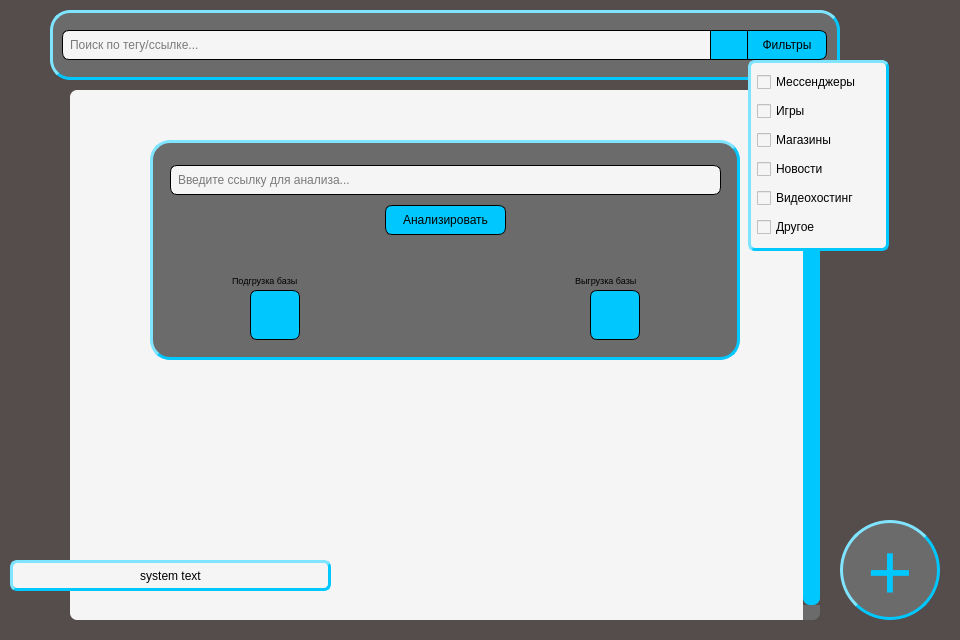
<?xml version="1.0" encoding="UTF-8"?>
<ui version="4.0">
 <class>MainWindow</class>
 <widget class="QMainWindow" name="MainWindow">
  <property name="enabled">
   <bool>true</bool>
  </property>
  <property name="geometry">
   <rect>
    <x>0</x>
    <y>0</y>
    <width>960</width>
    <height>640</height>
   </rect>
  </property>
  <property name="sizePolicy">
   <sizepolicy hsizetype="Expanding" vsizetype="Expanding">
    <horstretch>0</horstretch>
    <verstretch>0</verstretch>
   </sizepolicy>
  </property>
  <property name="windowTitle">
   <string>LinkAnalyzer</string>
  </property>
  <property name="windowIcon">
   <iconset>
    <normaloff>DesktopIcon.png</normaloff>DesktopIcon.png</iconset>
  </property>
  <property name="styleSheet">
   <string notr="true">QMainWindow {
}
QScrollBar:vertical {
background-color: rgb(107, 107, 107);
width: 17px;
margin: 15px 0 15px 0;
border-radius: 0px;
}
QScrollBar::handle:vertical {
background-color: rgb(0, 200, 255);
min-height: 30px;
border-radius: 7px;
}
QScrollBar::handle:vertical:hover {
background-color: rgb(120, 200, 255);
}
QScrollBar::sub-line:vertical {
border: none;
background-color: rgb(107, 107, 107);
height: 15px;
border-top-right-radius: 7px;
subcontrol-position: top;
subcontrol-origin: margin;
}
QScrollBar::sub-line:vertical:hover {
background-color: rgb(120, 200, 255);
}
QScrollBar::add-line:vertical {
border: none;
background-color: rgb(107, 107, 107);
height: 15px;
border-bottom-right-radius: 7px;
subcontrol-position: bottom;
subcontrol-origin: margin;
}
QScrollBar::add-line:vertical:hover {
background-color: rgb(120, 200, 255);
}</string>
  </property>
  <property name="iconSize">
   <size>
    <width>30</width>
    <height>30</height>
   </size>
  </property>
  <widget class="QWidget" name="CentralWidget">
   <property name="mouseTracking">
    <bool>true</bool>
   </property>
   <property name="styleSheet">
    <string notr="true">QWidget {
background-color: rgb(85, 76, 76);
}</string>
   </property>
   <widget class="QPushButton" name="AddLinkButton">
    <property name="geometry">
     <rect>
      <x>840</x>
      <y>520</y>
      <width>100</width>
      <height>100</height>
     </rect>
    </property>
    <property name="font">
     <font>
      <family>MS Gothic</family>
      <pointsize>61</pointsize>
      <weight>50</weight>
      <italic>false</italic>
      <bold>false</bold>
      <underline>false</underline>
     </font>
    </property>
    <property name="cursor">
     <cursorShape>PointingHandCursor</cursorShape>
    </property>
    <property name="styleSheet">
     <string notr="true">QPushButton {
border-radius: 50px;
color: rgb(0, 200, 255);
background-color: rgb(107, 107, 107);
border: 3px solid rgb(0, 200, 255);
border-style: outset;
}
QPushButton:hover {
background-color: rgba(85, 76, 150, 150);
}
</string>
    </property>
    <property name="text">
     <string>+</string>
    </property>
   </widget>
   <widget class="QGroupBox" name="SearchBox">
    <property name="geometry">
     <rect>
      <x>50</x>
      <y>10</y>
      <width>790</width>
      <height>70</height>
     </rect>
    </property>
    <property name="styleSheet">
     <string notr="true">border-radius: 20px;
background-color: rgb(107, 107, 107);
border: 3px solid rgb(0, 200, 255);
border-style: outset;</string>
    </property>
    <property name="title">
     <string/>
    </property>
    <widget class="QLineEdit" name="SearchBar">
     <property name="geometry">
      <rect>
       <x>12</x>
       <y>20</y>
       <width>650</width>
       <height>30</height>
      </rect>
     </property>
     <property name="font">
      <font>
       <family>Yu Gothic UI</family>
       <pointsize>9</pointsize>
       <weight>50</weight>
       <bold>false</bold>
      </font>
     </property>
     <property name="cursor">
      <cursorShape>IBeamCursor</cursorShape>
     </property>
     <property name="toolTipDuration">
      <number>-1</number>
     </property>
     <property name="layoutDirection">
      <enum>Qt::LeftToRight</enum>
     </property>
     <property name="autoFillBackground">
      <bool>false</bool>
     </property>
     <property name="styleSheet">
      <string notr="true">background-color: whitesmoke;
border: 1px solid black;
border-radius: 0px;
border-top-left-radius: 7px 7px;
border-bottom-left-radius: 7px 7px;
color: #000000;
padding-left: 5px;</string>
     </property>
     <property name="text">
      <string/>
     </property>
     <property name="maxLength">
      <number>32767</number>
     </property>
     <property name="frame">
      <bool>true</bool>
     </property>
     <property name="cursorPosition">
      <number>0</number>
     </property>
     <property name="alignment">
      <set>Qt::AlignLeading|Qt::AlignLeft|Qt::AlignVCenter</set>
     </property>
     <property name="dragEnabled">
      <bool>false</bool>
     </property>
     <property name="placeholderText">
      <string>Поиск по тегу/ссылке...</string>
     </property>
    </widget>
    <widget class="QPushButton" name="SearchButton">
     <property name="enabled">
      <bool>true</bool>
     </property>
     <property name="geometry">
      <rect>
       <x>660</x>
       <y>20</y>
       <width>40</width>
       <height>30</height>
      </rect>
     </property>
     <property name="sizePolicy">
      <sizepolicy hsizetype="Fixed" vsizetype="Fixed">
       <horstretch>0</horstretch>
       <verstretch>0</verstretch>
      </sizepolicy>
     </property>
     <property name="font">
      <font>
       <family>Yu Gothic UI</family>
       <pointsize>8</pointsize>
      </font>
     </property>
     <property name="cursor">
      <cursorShape>PointingHandCursor</cursorShape>
     </property>
     <property name="focusPolicy">
      <enum>Qt::TabFocus</enum>
     </property>
     <property name="styleSheet">
      <string notr="true">QPushButton {
background-color: rgb(0, 200, 255);
border: 1px solid black;
border-radius: 0px;
}
QPushButton:hover {
background-color: rgb(120, 200, 255);
}
</string>
     </property>
     <property name="text">
      <string/>
     </property>
     <property name="icon">
      <iconset>
       <normaloff>SearchIcon.png</normaloff>SearchIcon.png</iconset>
     </property>
     <property name="checkable">
      <bool>false</bool>
     </property>
    </widget>
    <widget class="QToolButton" name="SearchFiltersButton">
     <property name="geometry">
      <rect>
       <x>697</x>
       <y>20</y>
       <width>80</width>
       <height>30</height>
      </rect>
     </property>
     <property name="sizePolicy">
      <sizepolicy hsizetype="Fixed" vsizetype="Fixed">
       <horstretch>0</horstretch>
       <verstretch>0</verstretch>
      </sizepolicy>
     </property>
     <property name="font">
      <font>
       <family>Yu Gothic UI</family>
       <pointsize>9</pointsize>
       <weight>50</weight>
       <bold>false</bold>
      </font>
     </property>
     <property name="cursor">
      <cursorShape>PointingHandCursor</cursorShape>
     </property>
     <property name="focusPolicy">
      <enum>Qt::TabFocus</enum>
     </property>
     <property name="styleSheet">
      <string notr="true">QToolButton {
background-color: rgb(0, 200, 255);
border: 1px solid black;
border-radius: 0px;
border-top-right-radius: 7px 7px;
border-bottom-right-radius: 7px 7px;
}
QToolButton:hover {
background-color: rgb(120, 200, 255);
}</string>
     </property>
     <property name="text">
      <string>Фильтры</string>
     </property>
     <property name="arrowType">
      <enum>Qt::NoArrow</enum>
     </property>
    </widget>
   </widget>
   <widget class="QTableView" name="BDView">
    <property name="geometry">
     <rect>
      <x>70</x>
      <y>90</y>
      <width>750</width>
      <height>530</height>
     </rect>
    </property>
    <property name="font">
     <font>
      <family>Yu Gothic UI</family>
     </font>
    </property>
    <property name="styleSheet">
     <string notr="true">QTableView {
	background-color: whitesmoke;
	border: none;
	border-top-left-radius: 7px;
	border-bottom-left-radius: 7px;
	border-top-right-radius: 10px;
	border-bottom-right-radius: 10px;
}</string>
    </property>
    <property name="verticalScrollBarPolicy">
     <enum>Qt::ScrollBarAlwaysOn</enum>
    </property>
    <property name="horizontalScrollBarPolicy">
     <enum>Qt::ScrollBarAlwaysOff</enum>
    </property>
   </widget>
   <widget class="QFrame" name="FiltersFrame">
    <property name="enabled">
     <bool>true</bool>
    </property>
    <property name="geometry">
     <rect>
      <x>748</x>
      <y>60</y>
      <width>141</width>
      <height>191</height>
     </rect>
    </property>
    <property name="font">
     <font>
      <family>Yu Gothic UI</family>
      <pointsize>9</pointsize>
     </font>
    </property>
    <property name="styleSheet">
     <string notr="true">QFrame {
	background-color: whitesmoke;
	padding: 0px;
	border-radius: 7px;
	border: 3px solid rgb(0, 200, 255);
	border-style: outset;
}
QCheckBox {
	background-color: whitesmoke;
}</string>
    </property>
    <property name="frameShape">
     <enum>QFrame::StyledPanel</enum>
    </property>
    <property name="frameShadow">
     <enum>QFrame::Raised</enum>
    </property>
    <layout class="QVBoxLayout" name="verticalLayout">
     <property name="spacing">
      <number>0</number>
     </property>
     <property name="leftMargin">
      <number>6</number>
     </property>
     <property name="topMargin">
      <number>0</number>
     </property>
     <property name="rightMargin">
      <number>0</number>
     </property>
     <property name="bottomMargin">
      <number>0</number>
     </property>
     <item>
      <widget class="QCheckBox" name="CheckBoxMessengers">
       <property name="font">
        <font>
         <family>Yu Gothic UI</family>
         <pointsize>9</pointsize>
        </font>
       </property>
       <property name="text">
        <string>Мессенджеры</string>
       </property>
      </widget>
     </item>
     <item>
      <widget class="QCheckBox" name="CheckBoxGames">
       <property name="font">
        <font>
         <family>Yu Gothic UI</family>
         <pointsize>9</pointsize>
        </font>
       </property>
       <property name="text">
        <string>Игры</string>
       </property>
      </widget>
     </item>
     <item>
      <widget class="QCheckBox" name="CheckBoxShops">
       <property name="font">
        <font>
         <family>Yu Gothic UI</family>
         <pointsize>9</pointsize>
        </font>
       </property>
       <property name="text">
        <string>Магазины</string>
       </property>
      </widget>
     </item>
     <item>
      <widget class="QCheckBox" name="CheckBoxNews">
       <property name="font">
        <font>
         <family>Yu Gothic UI</family>
         <pointsize>9</pointsize>
        </font>
       </property>
       <property name="text">
        <string>Новости</string>
       </property>
      </widget>
     </item>
     <item>
      <widget class="QCheckBox" name="CheckBoxVideo">
       <property name="font">
        <font>
         <family>Yu Gothic UI</family>
         <pointsize>9</pointsize>
        </font>
       </property>
       <property name="text">
        <string>Видеохостинг</string>
       </property>
      </widget>
     </item>
     <item>
      <widget class="QCheckBox" name="CheckBoxOther">
       <property name="sizePolicy">
        <sizepolicy hsizetype="Minimum" vsizetype="Fixed">
         <horstretch>0</horstretch>
         <verstretch>0</verstretch>
        </sizepolicy>
       </property>
       <property name="font">
        <font>
         <family>Yu Gothic UI</family>
         <pointsize>9</pointsize>
        </font>
       </property>
       <property name="text">
        <string>Другое</string>
       </property>
      </widget>
     </item>
    </layout>
   </widget>
   <widget class="QFrame" name="LoadMenu">
    <property name="geometry">
     <rect>
      <x>150</x>
      <y>140</y>
      <width>590</width>
      <height>220</height>
     </rect>
    </property>
    <property name="styleSheet">
     <string notr="true">QFrame {
	background-color: whitesmoke;
	padding: 0px;
	border-radius: 20px;
	border: 3px solid rgb(0, 200, 255);
	border-style: outset;
	background-color: rgb(107, 107, 107);
}</string>
    </property>
    <property name="frameShape">
     <enum>QFrame::StyledPanel</enum>
    </property>
    <property name="frameShadow">
     <enum>QFrame::Raised</enum>
    </property>
    <widget class="QLineEdit" name="UploadLinkBar">
     <property name="geometry">
      <rect>
       <x>20</x>
       <y>25</y>
       <width>551</width>
       <height>30</height>
      </rect>
     </property>
     <property name="font">
      <font>
       <family>Yu Gothic UI</family>
       <pointsize>9</pointsize>
       <weight>50</weight>
       <bold>false</bold>
      </font>
     </property>
     <property name="cursor">
      <cursorShape>IBeamCursor</cursorShape>
     </property>
     <property name="toolTipDuration">
      <number>-1</number>
     </property>
     <property name="layoutDirection">
      <enum>Qt::LeftToRight</enum>
     </property>
     <property name="autoFillBackground">
      <bool>false</bool>
     </property>
     <property name="styleSheet">
      <string notr="true">background-color: whitesmoke;
border: 1px solid black;
border-radius: 7px;
color: #000000;
padding-left: 5px;</string>
     </property>
     <property name="text">
      <string/>
     </property>
     <property name="maxLength">
      <number>32767</number>
     </property>
     <property name="frame">
      <bool>true</bool>
     </property>
     <property name="cursorPosition">
      <number>0</number>
     </property>
     <property name="alignment">
      <set>Qt::AlignLeading|Qt::AlignLeft|Qt::AlignVCenter</set>
     </property>
     <property name="dragEnabled">
      <bool>false</bool>
     </property>
     <property name="placeholderText">
      <string>Введите ссылку для анализа...</string>
     </property>
    </widget>
    <widget class="QToolButton" name="UploadLinkButton">
     <property name="geometry">
      <rect>
       <x>235</x>
       <y>65</y>
       <width>121</width>
       <height>30</height>
      </rect>
     </property>
     <property name="sizePolicy">
      <sizepolicy hsizetype="Fixed" vsizetype="Fixed">
       <horstretch>0</horstretch>
       <verstretch>0</verstretch>
      </sizepolicy>
     </property>
     <property name="font">
      <font>
       <family>Yu Gothic UI</family>
       <pointsize>9</pointsize>
       <weight>50</weight>
       <bold>false</bold>
      </font>
     </property>
     <property name="cursor">
      <cursorShape>PointingHandCursor</cursorShape>
     </property>
     <property name="focusPolicy">
      <enum>Qt::TabFocus</enum>
     </property>
     <property name="styleSheet">
      <string notr="true">QToolButton {
background-color: rgb(0, 200, 255);
border: 1px solid black;
border-radius: 7px;
}
QToolButton:hover {
background-color: rgb(120, 200, 255);
}</string>
     </property>
     <property name="text">
      <string>Анализировать</string>
     </property>
     <property name="arrowType">
      <enum>Qt::NoArrow</enum>
     </property>
    </widget>
    <widget class="QToolButton" name="DownloadDBButton">
     <property name="geometry">
      <rect>
       <x>100</x>
       <y>150</y>
       <width>50</width>
       <height>50</height>
      </rect>
     </property>
     <property name="sizePolicy">
      <sizepolicy hsizetype="Fixed" vsizetype="Fixed">
       <horstretch>0</horstretch>
       <verstretch>0</verstretch>
      </sizepolicy>
     </property>
     <property name="font">
      <font>
       <family>Yu Gothic UI</family>
       <pointsize>9</pointsize>
       <weight>50</weight>
       <bold>false</bold>
      </font>
     </property>
     <property name="cursor">
      <cursorShape>PointingHandCursor</cursorShape>
     </property>
     <property name="focusPolicy">
      <enum>Qt::TabFocus</enum>
     </property>
     <property name="styleSheet">
      <string notr="true">QToolButton {
background-color: rgb(0, 200, 255);
border: 1px solid black;
border-radius: 7px;
}
QToolButton:hover {
background-color: rgb(120, 200, 255);
}</string>
     </property>
     <property name="text">
      <string/>
     </property>
     <property name="icon">
      <iconset>
       <normaloff>3580085.png</normaloff>3580085.png</iconset>
     </property>
     <property name="iconSize">
      <size>
       <width>30</width>
       <height>30</height>
      </size>
     </property>
     <property name="arrowType">
      <enum>Qt::NoArrow</enum>
     </property>
    </widget>
    <widget class="QToolButton" name="UploadDBButton">
     <property name="geometry">
      <rect>
       <x>440</x>
       <y>150</y>
       <width>50</width>
       <height>50</height>
      </rect>
     </property>
     <property name="sizePolicy">
      <sizepolicy hsizetype="Fixed" vsizetype="Fixed">
       <horstretch>0</horstretch>
       <verstretch>0</verstretch>
      </sizepolicy>
     </property>
     <property name="font">
      <font>
       <family>Yu Gothic UI</family>
       <pointsize>9</pointsize>
       <weight>50</weight>
       <bold>false</bold>
      </font>
     </property>
     <property name="cursor">
      <cursorShape>PointingHandCursor</cursorShape>
     </property>
     <property name="focusPolicy">
      <enum>Qt::TabFocus</enum>
     </property>
     <property name="styleSheet">
      <string notr="true">QToolButton {
background-color: rgb(0, 200, 255);
border: 1px solid black;
border-radius: 7px;
}
QToolButton:hover {
background-color: rgb(120, 200, 255);
}</string>
     </property>
     <property name="text">
      <string/>
     </property>
     <property name="icon">
      <iconset>
       <normaloff>3580382.png</normaloff>3580382.png</iconset>
     </property>
     <property name="iconSize">
      <size>
       <width>30</width>
       <height>30</height>
      </size>
     </property>
     <property name="arrowType">
      <enum>Qt::NoArrow</enum>
     </property>
    </widget>
    <widget class="QLabel" name="label">
     <property name="geometry">
      <rect>
       <x>82</x>
       <y>130</y>
       <width>91</width>
       <height>20</height>
      </rect>
     </property>
     <property name="font">
      <font>
       <family>Yu Gothic UI</family>
       <pointsize>7</pointsize>
      </font>
     </property>
     <property name="styleSheet">
      <string notr="true">border: none;
</string>
     </property>
     <property name="text">
      <string>Подгрузка базы</string>
     </property>
    </widget>
    <widget class="QLabel" name="label_2">
     <property name="geometry">
      <rect>
       <x>425</x>
       <y>130</y>
       <width>91</width>
       <height>20</height>
      </rect>
     </property>
     <property name="font">
      <font>
       <family>Yu Gothic UI</family>
       <pointsize>7</pointsize>
      </font>
     </property>
     <property name="styleSheet">
      <string notr="true">border: none;
</string>
     </property>
     <property name="text">
      <string>Выгрузка базы</string>
     </property>
    </widget>
   </widget>
   <widget class="QLabel" name="ActionStatusLabel">
    <property name="geometry">
     <rect>
      <x>10</x>
      <y>560</y>
      <width>321</width>
      <height>31</height>
     </rect>
    </property>
    <property name="font">
     <font>
      <family>Yu Gothic UI</family>
      <pointsize>9</pointsize>
     </font>
    </property>
    <property name="styleSheet">
     <string notr="true">	background-color: whitesmoke;
	padding: 0px;
	border-radius: 7px;
	border: 3px solid rgb(0, 200, 255);
	border-style: outset;</string>
    </property>
    <property name="text">
     <string>system text</string>
    </property>
    <property name="alignment">
     <set>Qt::AlignCenter</set>
    </property>
   </widget>
  </widget>
  <widget class="QMenuBar" name="MenuBar">
   <property name="enabled">
    <bool>true</bool>
   </property>
   <property name="geometry">
    <rect>
     <x>0</x>
     <y>0</y>
     <width>960</width>
     <height>26</height>
    </rect>
   </property>
   <property name="defaultUp">
    <bool>false</bool>
   </property>
  </widget>
 </widget>
 <resources/>
 <connections/>
</ui>
